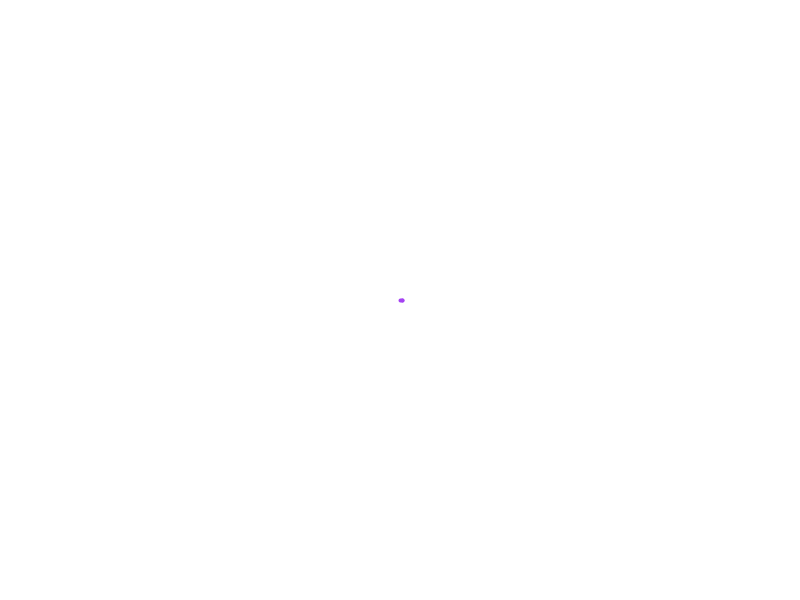
Frame 1 (no input)
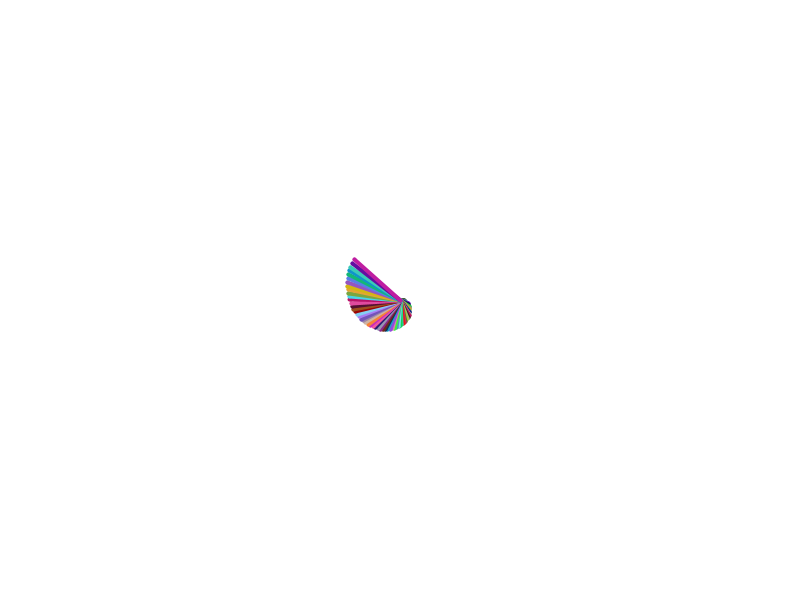
Frame 60 (the mouse pressed at the canvas centre just before this capture)
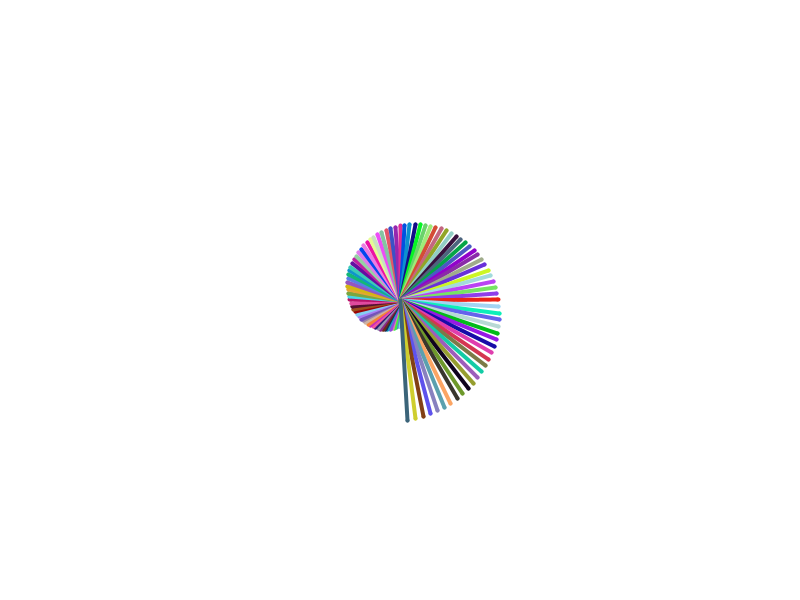
Frame 120 (the mouse held since frame 60 and released just before this capture)

The Processing sketch that drew these frames (run headless with seeded random() and noise(); from frame 60 on, the mouse is pressed at the canvas centre):

// Processing sketch: processing_182342
// ── processing_182342.pde

float i;
float angle;
float zoom;
void setup(){
  size(800,600);
  background(255,255,255);

  i = 1;
  angle = 0; 

  }


void draw(){
 translate(width/2,height/2);
 rotate(angle);
 i += 1;
 angle += PI/48;
   strokeWeight(4);
stroke(random(1,255), random(1,255),random(1,255));
 point(i,0);
 line(0,0,i,0);
  
}
